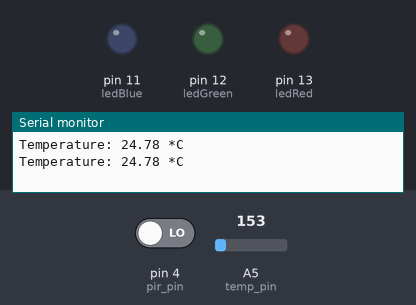
The sketch below on a simulated Arduino Uno, built with avr-gcc and run on an emulated ATmega328P. On the bench: output pins drawn as LEDs (lit = HIGH), the last lines printed to the serial monitor. The inputs (shaded band) are chosen by the test bench; at power-on: pin 4 (pir_pin) LOW, A5 (temp_pin) = 153.

Above: at 1.8 s.
1.9 s: pin 4 (pir_pin) driven HIGH
At 2.7 s:
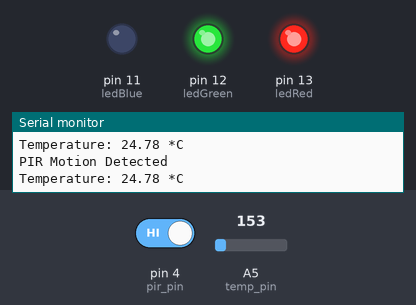
At 3.5 s:
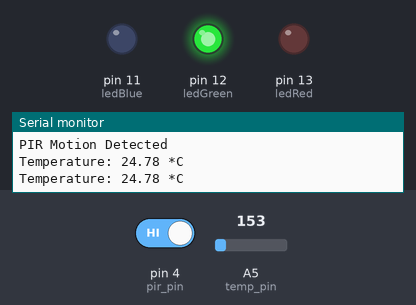
Timing chart, 0 to 11.4 s (numbered marks = the images above; inputs shaded):
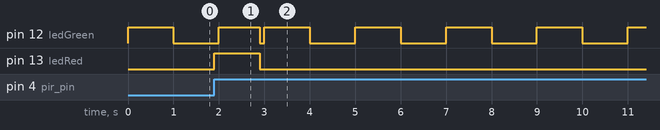

The sketch:

Task_1.4D.ino
```cpp
const int ledBlue = PB3; // Pin D11 in port B
const int ledGreen = PB4; // Pin D12 in port B
const int ledRed = PB5; // Pin D13 in port B

const int trig_pin = 2;
const int echo_pin = 3;
const int pir_pin = 4;
const int temp_pin = A5;

bool motionDetected = false;

bool objectDetected = false;

uint16_t timer = 0;
uint16_t compare_time = 62500; // Time threshold for 1 sec on 256 prescaler


void setup() {
  Serial.begin(9600);

  PCICR |= B00000111;   // Enable interrupt for all ports B, C and D.
  PCMSK2 |= B00010000;   // Enable inturrept for PIR
  DDRB |= B00111000; // Set All the LED on pin 11, 12 and 13 to output

  pinMode(trig_pin, OUTPUT);
  pinMode(echo_pin, INPUT);
  pinMode(pir_pin, INPUT);

  TCCR1A = 0; //Default settings to TCCR1A to 0.
  TCCR1B = 0;
  TCCR1B |= B00000100;  //Set CS12 to so prescaler is set to 256.
  TCNT1 = timer;    //Reset timer
  OCR1A = compare_time; // 1Seconds

  TIMSK1 |= B00000010;  // Enable compare match and set OCIR1A

  sei();

}

ISR(PCINT2_vect) {
  if (PIND & (1 << pir_pin)) {
    motionDetected = true;
  }
}

void loop() {
  // put your main code here, to run repeatedly:
  if(motionDetected){
    Serial.println("PIR Motion Detected");
    PORTB |= B00100000; //Set the pin D13 to high
    delay(1000);
    PORTB &= !(B00100000);  //Pin 13 to low.
    motionDetected = false;
  }
}

ISR(TIMER1_COMPA_vect){
  TCNT1 = timer;
  PORTB ^= (1 << ledGreen);   // Used bitwise or to flip the bit.

  int tempRaw = analogRead(temp_pin);
  float voltage = tempRaw * 5.0 / 1023.0;
  float temp = (voltage - 0.5) * 100;

  Serial.print("Temperature: ");
  Serial.print(temp);
  Serial.println(" *C");

}
```

Measured:
- after the input at 1.9 s, pin 13 (ledRed): LOW → HIGH at once, → LOW 1.0 s later
